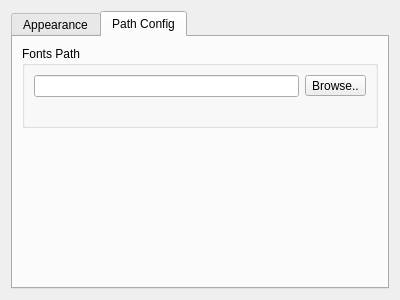
<?xml version="1.0" encoding="UTF-8"?>
<ui version="4.0">
 <class>Settings</class>
 <widget class="QDialog" name="Settings">
  <property name="geometry">
   <rect>
    <x>0</x>
    <y>0</y>
    <width>400</width>
    <height>300</height>
   </rect>
  </property>
  <property name="acceptDrops">
   <bool>true</bool>
  </property>
  <property name="windowTitle">
   <string>Settings</string>
  </property>
  <layout class="QHBoxLayout" name="horizontalLayout">
   <item>
    <widget class="QTabWidget" name="tabWidget">
     <property name="currentIndex">
      <number>1</number>
     </property>
     <widget class="QWidget" name="tab_appearance">
      <attribute name="title">
       <string>Appearance</string>
      </attribute>
      <layout class="QVBoxLayout" name="verticalLayout">
       <item>
        <widget class="QLabel" name="label">
         <property name="font">
          <font>
           <pointsize>20</pointsize>
          </font>
         </property>
         <property name="text">
          <string>Demo</string>
         </property>
        </widget>
       </item>
      </layout>
     </widget>
     <widget class="QWidget" name="tab_path_config">
      <attribute name="title">
       <string>Path Config</string>
      </attribute>
      <layout class="QVBoxLayout" name="verticalLayout_5">
       <item>
        <widget class="QGroupBox" name="groupBox">
         <property name="title">
          <string>Fonts Path</string>
         </property>
         <layout class="QHBoxLayout" name="horizontalLayout_3">
          <item>
           <layout class="QVBoxLayout" name="verticalLayout_2">
            <item>
             <layout class="QHBoxLayout" name="horizontalLayout_2">
              <item>
               <widget class="QLineEdit" name="lineEdit_font_path"/>
              </item>
              <item>
               <widget class="QToolButton" name="toolButton_font_path">
                <property name="text">
                 <string>Browse..</string>
                </property>
               </widget>
              </item>
             </layout>
            </item>
            <item>
             <widget class="QLabel" name="label_font_path_error">
              <property name="palette">
               <palette>
                <active>
                 <colorrole role="WindowText">
                  <brush brushstyle="SolidPattern">
                   <color alpha="255">
                    <red>255</red>
                    <green>0</green>
                    <blue>0</blue>
                   </color>
                  </brush>
                 </colorrole>
                </active>
                <inactive>
                 <colorrole role="WindowText">
                  <brush brushstyle="SolidPattern">
                   <color alpha="255">
                    <red>255</red>
                    <green>0</green>
                    <blue>0</blue>
                   </color>
                  </brush>
                 </colorrole>
                </inactive>
                <disabled>
                 <colorrole role="WindowText">
                  <brush brushstyle="SolidPattern">
                   <color alpha="255">
                    <red>120</red>
                    <green>120</green>
                    <blue>120</blue>
                   </color>
                  </brush>
                 </colorrole>
                </disabled>
               </palette>
              </property>
              <property name="font">
               <font>
                <pointsize>8</pointsize>
               </font>
              </property>
              <property name="text">
               <string/>
              </property>
             </widget>
            </item>
           </layout>
          </item>
         </layout>
        </widget>
       </item>
       <item>
        <spacer name="verticalSpacer">
         <property name="orientation">
          <enum>Qt::Vertical</enum>
         </property>
         <property name="sizeHint" stdset="0">
          <size>
           <width>20</width>
           <height>436</height>
          </size>
         </property>
        </spacer>
       </item>
      </layout>
     </widget>
    </widget>
   </item>
  </layout>
 </widget>
 <resources/>
 <connections/>
</ui>
